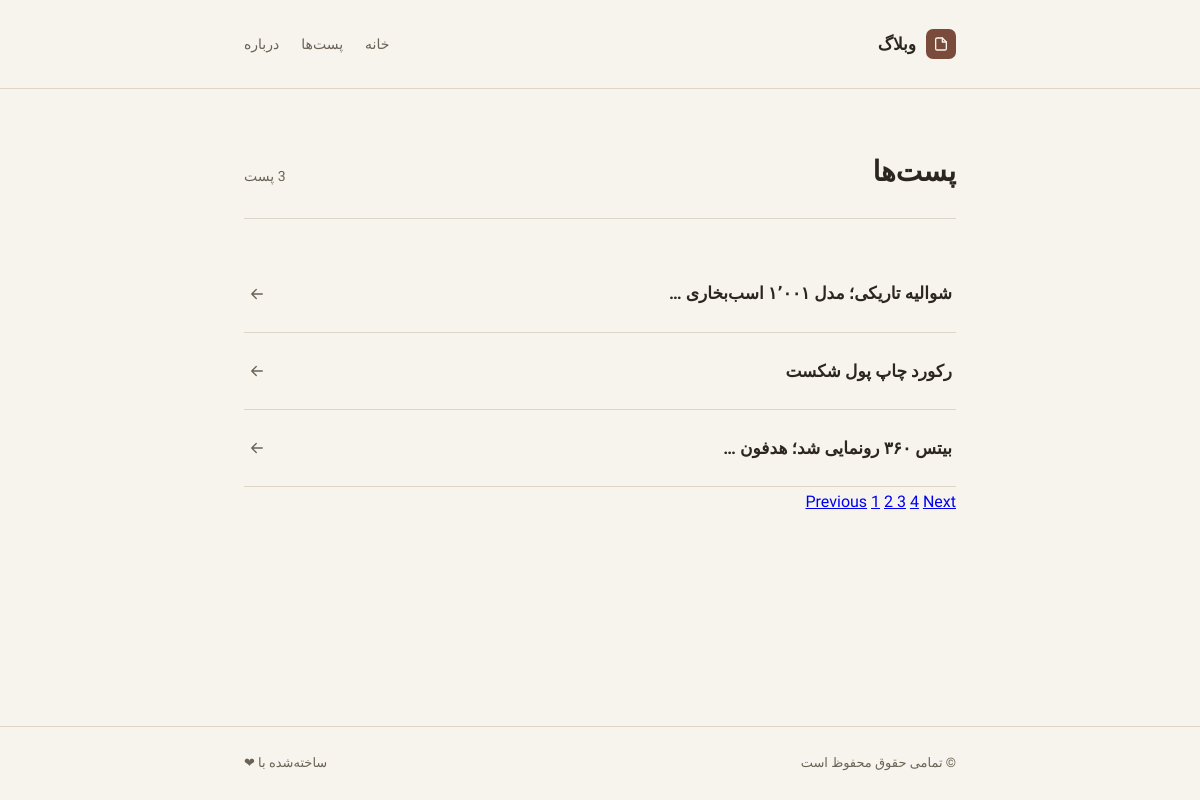
The app's page /blog/posts-c/?page=2 with its own data.
### blog/models.py (models this page shows)
class Post(models.Model):
    class Status(models.TextChoices):
        DRAFT = ('DF', 'DRAFT')
        REJECTED = ('RJ', 'REJECTED')
        ACCEPTED = ('ACC', 'ACCEPTED')
    title = models.CharField(max_length = 150,verbose_name='عنوان')
    content = models.TextField(verbose_name='محتوا')
    slug = models.SlugField(max_length = 200, verbose_name = 'اسلاگ')
    status = models.CharField(max_length = 3, choices=Status.choices ,default=Status.DRAFT, verbose_name='وضعیت انتشار')
    created_at = models.DateTimeField(auto_now_add = True)
    published_at = models.DateTimeField(blank = True,null = True)
    updated_at = models.DateTimeField(auto_now = True)
    author = models.ForeignKey(User, on_delete = models.CASCADE,related_name = 'posts')
    objects = models.Manager()
    accepted = AcceptedPost()
    def __str__(self):
        return f"{self.title}"
    def get_absolute_url(self):
        return reverse("blog:post_detail",args = [self.slug])
    class Meta:
        ordering = ['-published_at']
        indexes = [models.Index(fields=['title', 'published_at'])]
        verbose_name = 'پست'
        verbose_name_plural = 'پست ها'

### blog/views.py (the view)
# urls.py: path("posts-c/",views.PostListView.as_view(),name='post_list'),
class PostListView(ListView):
    queryset = Post.accepted.all()
    paginate_by = 3
    template_name = 'blog/post_list.html'
    context_object_name = 'posts'

### blog/templates/blog/post_list.html (shortened to what this page needs)
{% extends "base.html" %}
{% block content %}
<div class="page_obj">
    <div class="page_obj-head">
        <h1>پست‌ها</h1>
        <span>{{ posts|length }} پست</span>
    </div>
    <ul class="post-list">
        {% for item in posts %}
        <li class="post-row">
            <a href="{{ item.get_absolute_url }}">{{ item |truncatewords:5}}</a>
            <svg class="arrow" viewBox="0 0 24 24" fill="none" stroke-width="1.8" stroke-linecap="round" stroke-linejoin="round">
                <path d="M5 12h14M13 6l6 6-6 6"/>
            </svg>
        </li>
        {% endfor %}
    </ul>
{% include "partials/paginator.html" %}
</div>
{% endblock content %}

### templates/base.html (style rules this page uses)
:root { --paper: #f7f4ee; --ink: #2b2620; --ink-soft: #6b6255; --line: #ddd6c8; --accent: #7a4a3a; --accent-soft: #efe6dd; }
* { box-sizing: border-box; }
html { scroll-behavior: smooth; }
body { margin: 0; background: var(--paper); color: var(--ink); font-family: 'Vazirmatn', sans-serif; line-height: 1.9; -webkit-font-smoothing: antialiased; min-height: 100vh; display: flex; flex-direction: column; }

### blog/templates/blog/post_list.html (style rules this page uses)
.page_obj { max-width: 760px; margin: 0 auto; padding: 56px 24px 80px; }
.page_obj-head { display: flex; align-items: baseline; justify-content: space-between; margin-bottom: 36px; padding-bottom: 20px; border-bottom: 1px solid var(--line); }
.page_obj-head h1 { font-size: 28px; font-weight: 800; margin: 0; color: var(--ink); }
.page_obj-head span { font-size: 14px; color: var(--ink-soft); }
.post-list { list-style: none; margin: 0; padding: 0; }
.post-row { display: flex; align-items: center; justify-content: space-between; gap: 16px; padding: 22px 4px; border-bottom: 1px solid var(--line); transition: padding-right 0.15s ease; }
.post-row a { font-size: 17px; font-weight: 600; color: var(--ink); text-decoration: none; }
.post-row .arrow { width: 18px; height: 18px; stroke: var(--ink-soft); flex-shrink: 0; transform: scaleX(-1); }

### records on screen
Post: title "شوالیه تاریکی؛ مدل ۱٬۰۰۱ اسب‌بخاری …"
Post: title "رکورد چاپ پول شکست"
Post: title "بیتس ۳۶۰ رونمایی شد؛ هدفون …"

### other values on screen
{{ i }} "1" "3" "4"
{{ i }} "2"
